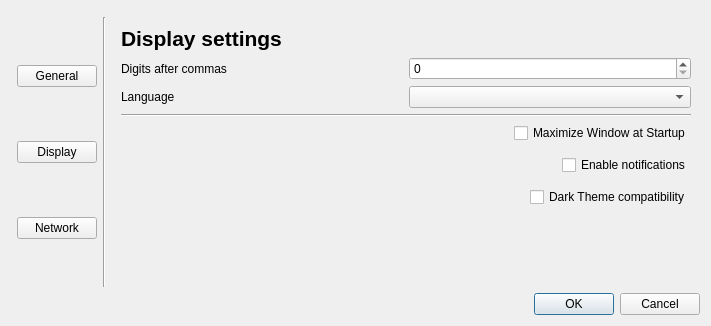
<?xml version="1.0" encoding="UTF-8"?>
<ui version="4.0">
 <class>PreferencesDialog</class>
 <widget class="QDialog" name="PreferencesDialog">
  <property name="geometry">
   <rect>
    <x>0</x>
    <y>0</y>
    <width>711</width>
    <height>326</height>
   </rect>
  </property>
  <property name="windowTitle">
   <string>Preferences</string>
  </property>
  <layout class="QVBoxLayout" name="verticalLayout">
   <item>
    <layout class="QHBoxLayout" name="horizontalLayout_2">
     <property name="topMargin">
      <number>6</number>
     </property>
     <item>
      <layout class="QVBoxLayout" name="verticalLayout_6">
       <property name="leftMargin">
        <number>6</number>
       </property>
       <item>
        <widget class="QPushButton" name="button_app">
         <property name="text">
          <string>General</string>
         </property>
         <property name="icon">
          <iconset resource="../../../res/icons/icons.qrc">
           <normaloff>:/icons/settings_app_icon</normaloff>:/icons/settings_app_icon</iconset>
         </property>
         <property name="iconSize">
          <size>
           <width>65</width>
           <height>65</height>
          </size>
         </property>
         <property name="flat">
          <bool>false</bool>
         </property>
        </widget>
       </item>
       <item>
        <widget class="QPushButton" name="button_display">
         <property name="text">
          <string>Display</string>
         </property>
         <property name="icon">
          <iconset resource="../../../res/icons/icons.qrc">
           <normaloff>:/icons/settings_display_icon</normaloff>:/icons/settings_display_icon</iconset>
         </property>
         <property name="iconSize">
          <size>
           <width>65</width>
           <height>65</height>
          </size>
         </property>
         <property name="flat">
          <bool>false</bool>
         </property>
        </widget>
       </item>
       <item>
        <widget class="QPushButton" name="button_network">
         <property name="text">
          <string>Network</string>
         </property>
         <property name="icon">
          <iconset resource="../../../res/icons/icons.qrc">
           <normaloff>:/icons/settings_network_icon</normaloff>:/icons/settings_network_icon</iconset>
         </property>
         <property name="iconSize">
          <size>
           <width>65</width>
           <height>65</height>
          </size>
         </property>
         <property name="flat">
          <bool>false</bool>
         </property>
        </widget>
       </item>
      </layout>
     </item>
     <item>
      <widget class="Line" name="line">
       <property name="orientation">
        <enum>Qt::Vertical</enum>
       </property>
      </widget>
     </item>
     <item>
      <widget class="QStackedWidget" name="stackedWidget">
       <property name="currentIndex">
        <number>1</number>
       </property>
       <widget class="QWidget" name="page">
        <layout class="QVBoxLayout" name="verticalLayout_7">
         <item>
          <widget class="QLabel" name="label_7">
           <property name="text">
            <string>&lt;html&gt;&lt;head/&gt;&lt;body&gt;&lt;p&gt;&lt;span style=&quot; font-size:16pt; font-weight:600;&quot;&gt;General settings&lt;/span&gt;&lt;/p&gt;&lt;/body&gt;&lt;/html&gt;</string>
           </property>
          </widget>
         </item>
         <item>
          <layout class="QHBoxLayout" name="horizontalLayout_3">
           <item>
            <widget class="QLabel" name="label_3">
             <property name="text">
              <string>Default &amp;referential</string>
             </property>
             <property name="buddy">
              <cstring>label_3</cstring>
             </property>
            </widget>
           </item>
           <item>
            <widget class="QComboBox" name="combo_referential"/>
           </item>
          </layout>
         </item>
         <item>
          <widget class="Line" name="line_2">
           <property name="orientation">
            <enum>Qt::Horizontal</enum>
           </property>
          </widget>
         </item>
         <item>
          <layout class="QHBoxLayout" name="horizontalLayout_4">
           <item>
            <spacer name="horizontalSpacer">
             <property name="orientation">
              <enum>Qt::Horizontal</enum>
             </property>
             <property name="sizeHint" stdset="0">
              <size>
               <width>40</width>
               <height>20</height>
              </size>
             </property>
            </spacer>
           </item>
           <item>
            <widget class="QCheckBox" name="checkbox_expertmode">
             <property name="text">
              <string>Enable expert mode</string>
             </property>
            </widget>
           </item>
          </layout>
         </item>
         <item>
          <spacer name="verticalSpacer">
           <property name="orientation">
            <enum>Qt::Vertical</enum>
           </property>
           <property name="sizeHint" stdset="0">
            <size>
             <width>20</width>
             <height>40</height>
            </size>
           </property>
          </spacer>
         </item>
        </layout>
       </widget>
       <widget class="QWidget" name="page_2">
        <layout class="QVBoxLayout" name="verticalLayout_2">
         <item>
          <widget class="QLabel" name="label_9">
           <property name="text">
            <string>&lt;html&gt;&lt;head/&gt;&lt;body&gt;&lt;p&gt;&lt;span style=&quot; font-size:16pt; font-weight:600;&quot;&gt;Display settings&lt;/span&gt;&lt;/p&gt;&lt;/body&gt;&lt;/html&gt;</string>
           </property>
          </widget>
         </item>
         <item>
          <layout class="QHBoxLayout" name="horizontalLayout_6">
           <item>
            <widget class="QLabel" name="label_4">
             <property name="text">
              <string>Digits after commas </string>
             </property>
            </widget>
           </item>
           <item>
            <widget class="QSpinBox" name="spinbox_digits_comma"/>
           </item>
          </layout>
         </item>
         <item>
          <layout class="QHBoxLayout" name="horizontalLayout_7">
           <item>
            <widget class="QLabel" name="label_5">
             <property name="text">
              <string>Language</string>
             </property>
            </widget>
           </item>
           <item>
            <widget class="QComboBox" name="combo_language"/>
           </item>
          </layout>
         </item>
         <item>
          <widget class="Line" name="line_3">
           <property name="orientation">
            <enum>Qt::Horizontal</enum>
           </property>
          </widget>
         </item>
         <item>
          <layout class="QHBoxLayout" name="horizontalLayout_5">
           <item>
            <spacer name="horizontalSpacer_2">
             <property name="orientation">
              <enum>Qt::Horizontal</enum>
             </property>
             <property name="sizeHint" stdset="0">
              <size>
               <width>40</width>
               <height>20</height>
              </size>
             </property>
            </spacer>
           </item>
           <item>
            <widget class="QCheckBox" name="checkbox_maximize">
             <property name="text">
              <string>Maximize Window at Startup</string>
             </property>
            </widget>
           </item>
          </layout>
         </item>
         <item>
          <layout class="QHBoxLayout" name="horizontalLayout_8">
           <property name="topMargin">
            <number>6</number>
           </property>
           <item>
            <spacer name="horizontalSpacer_3">
             <property name="orientation">
              <enum>Qt::Horizontal</enum>
             </property>
             <property name="sizeHint" stdset="0">
              <size>
               <width>40</width>
               <height>20</height>
              </size>
             </property>
            </spacer>
           </item>
           <item>
            <widget class="QCheckBox" name="checkbox_notifications">
             <property name="text">
              <string>Enable notifications</string>
             </property>
            </widget>
           </item>
          </layout>
         </item>
         <item>
          <layout class="QHBoxLayout" name="horizontalLayout_11">
           <property name="topMargin">
            <number>6</number>
           </property>
           <item>
            <spacer name="horizontalSpacer_4">
             <property name="orientation">
              <enum>Qt::Horizontal</enum>
             </property>
             <property name="sizeHint" stdset="0">
              <size>
               <width>40</width>
               <height>20</height>
              </size>
             </property>
            </spacer>
           </item>
           <item>
            <widget class="QCheckBox" name="checkbox_dark_theme">
             <property name="text">
              <string>Dark Theme compatibility</string>
             </property>
            </widget>
           </item>
          </layout>
         </item>
         <item>
          <spacer name="verticalSpacer_2">
           <property name="orientation">
            <enum>Qt::Vertical</enum>
           </property>
           <property name="sizeHint" stdset="0">
            <size>
             <width>20</width>
             <height>40</height>
            </size>
           </property>
          </spacer>
         </item>
        </layout>
       </widget>
       <widget class="QWidget" name="page_3">
        <layout class="QVBoxLayout" name="verticalLayout_3">
         <item>
          <widget class="QLabel" name="label_10">
           <property name="text">
            <string>&lt;html&gt;&lt;head/&gt;&lt;body&gt;&lt;p&gt;&lt;span style=&quot; font-size:16pt; font-weight:600;&quot;&gt;Network settings&lt;/span&gt;&lt;/p&gt;&lt;/body&gt;&lt;/html&gt;</string>
           </property>
          </widget>
         </item>
         <item>
          <widget class="QCheckBox" name="checkbox_proxy">
           <property name="text">
            <string>Use a http proxy server</string>
           </property>
          </widget>
         </item>
         <item>
          <layout class="QHBoxLayout" name="horizontalLayout_9">
           <item>
            <widget class="QLabel" name="label_6">
             <property name="text">
              <string>Proxy server address : </string>
             </property>
            </widget>
           </item>
           <item>
            <widget class="QLineEdit" name="edit_proxy_address"/>
           </item>
           <item>
            <widget class="QLabel" name="label_2">
             <property name="text">
              <string>:</string>
             </property>
            </widget>
           </item>
           <item>
            <widget class="QSpinBox" name="spinbox_proxy_port"/>
           </item>
          </layout>
         </item>
         <item>
          <layout class="QHBoxLayout" name="horizontalLayout">
           <item>
            <widget class="QLabel" name="label">
             <property name="text">
              <string>Proxy username :</string>
             </property>
            </widget>
           </item>
           <item>
            <widget class="QLineEdit" name="edit_proxy_username"/>
           </item>
          </layout>
         </item>
         <item>
          <layout class="QHBoxLayout" name="horizontalLayout_10">
           <item>
            <widget class="QLabel" name="label_8">
             <property name="text">
              <string>Proxy password : </string>
             </property>
            </widget>
           </item>
           <item>
            <widget class="QLineEdit" name="edit_proxy_password"/>
           </item>
          </layout>
         </item>
         <item>
          <widget class="Line" name="line_4">
           <property name="orientation">
            <enum>Qt::Horizontal</enum>
           </property>
          </widget>
         </item>
         <item>
          <spacer name="verticalSpacer_3">
           <property name="orientation">
            <enum>Qt::Vertical</enum>
           </property>
           <property name="sizeHint" stdset="0">
            <size>
             <width>20</width>
             <height>40</height>
            </size>
           </property>
          </spacer>
         </item>
        </layout>
       </widget>
      </widget>
     </item>
    </layout>
   </item>
   <item>
    <widget class="QDialogButtonBox" name="buttonBox">
     <property name="orientation">
      <enum>Qt::Horizontal</enum>
     </property>
     <property name="standardButtons">
      <set>QDialogButtonBox::Cancel|QDialogButtonBox::Ok</set>
     </property>
    </widget>
   </item>
  </layout>
 </widget>
 <resources>
  <include location="../../../res/icons/icons.qrc"/>
 </resources>
 <connections>
  <connection>
   <sender>buttonBox</sender>
   <signal>accepted()</signal>
   <receiver>PreferencesDialog</receiver>
   <slot>accept()</slot>
   <hints>
    <hint type="sourcelabel">
     <x>248</x>
     <y>254</y>
    </hint>
    <hint type="destinationlabel">
     <x>157</x>
     <y>274</y>
    </hint>
   </hints>
  </connection>
  <connection>
   <sender>buttonBox</sender>
   <signal>rejected()</signal>
   <receiver>PreferencesDialog</receiver>
   <slot>reject()</slot>
   <hints>
    <hint type="sourcelabel">
     <x>316</x>
     <y>260</y>
    </hint>
    <hint type="destinationlabel">
     <x>286</x>
     <y>274</y>
    </hint>
   </hints>
  </connection>
 </connections>
</ui>
